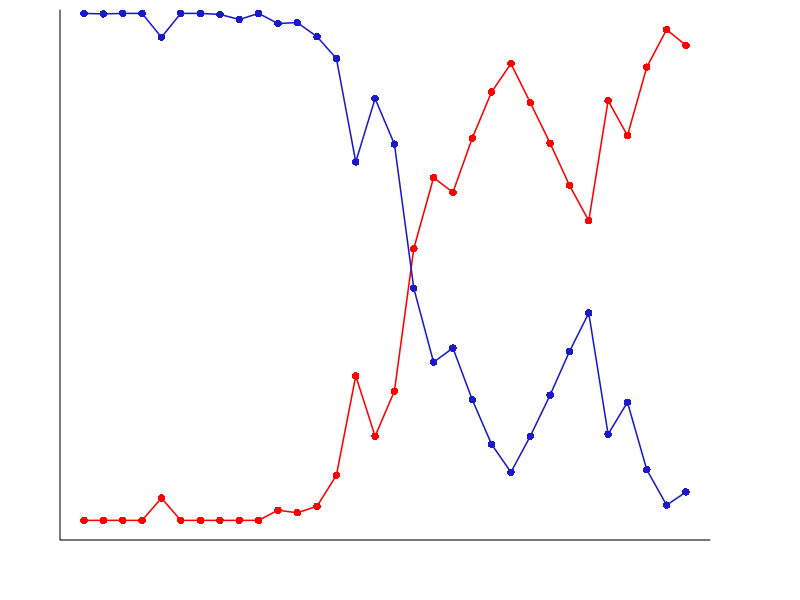

Source code (R): (Note: this script raises an error after producing the figure.)

data = read.table("../data/freq_2months.csv", header=TRUE, sep=',')
freqK = data$K
freqT = data$T
year = data$year
xat = seq(from=2012, to=2017, by=1)
yat = seq(from=0.0, to=1.0, by=0.5)

pdf("../figure/Figure1A.pdf", width=3.5, height=2.0)
par(xpd=T, mar=c(3,3,0.5,4.5))
plot(year, freqT, type='o', pch=16, col='red', xlab='', ylab='', bty="l", yaxt = 'n', xaxt = 'n', lwd=1.5)
lines(year, freqK, type='o', col=rgb(0.1,0.1,0.8), lwd=1.5, pch=16)
xis(side=1, at=xat, cex.axis=0.7, mgp=c(3, 0.6, 0), las=2, tck=-0.05)
axis(side=1, at=xat, cex.axis=0.7, mgp=c(3, 0.6, 0), las=2, tck=-0.05)
axis(side=2, at=yat, cex.axis=0.7, mgp=c(3, 0.6, 0), las=2, tck=-0.05)
mtext(side=1, text="year", line=1.8)
mtext(side=2, text="frequency", line=2.0)
legend("topright",legend=c('K160', 'T160'), col=c(rgb(0.1, 0.1, 0.8), 'red'), lty=c(1,1), pch=16, inset=c(-0.43, -0.0), bty="n", lwd=1.5, cex=0.8)
dev.off()


